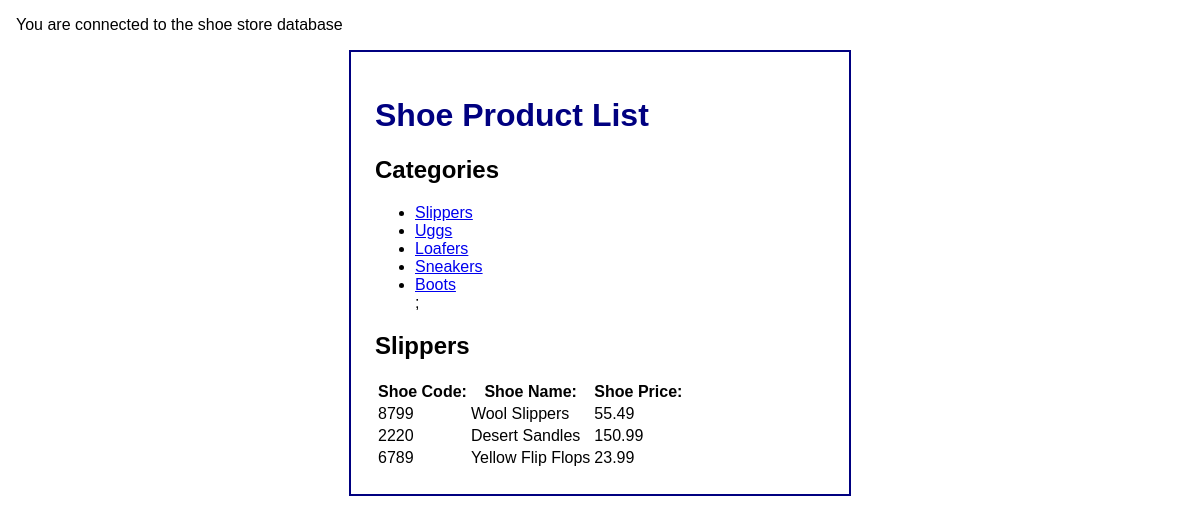
Screenshot of /shoes.php with the database file from the repository.
### tables this page shows
CREATE TABLE `shoecategories` (
  `shoeCategoryID` int(11) NOT NULL,
  `shoeCategoryName` varchar(255) NOT NULL,
  `dateAdded` datetime NOT NULL
);

CREATE TABLE `shoes` (
  `shoeID` int(11) NOT NULL,
  `shoeCategoryID` int(11) NOT NULL,
  `shoeCode` varchar(10) NOT NULL,
  `shoeName` varchar(255) NOT NULL,
  `description` text NOT NULL,
  `price` decimal(10,2) NOT NULL,
  `dateAdded` datetime NOT NULL
);

### shoes.php (the view, shortened to what this page needs)
<?php
    require('shoe_database.php');
    $shoe_category_id = filter_input(INPUT_GET, 'shoe_category_id', FILTER_VALIDATE_INT);
    if($shoe_category_id == NULL || $shoe_category_id == FALSE){
        $shoe_category_id = 1;
    }
    $shoe_query = 'SELECT * FROM shoecategories
                   WHERE shoeCategoryID = :shoe_category_id';
    $statement1 = $db->prepare($shoe_query);
    $statement1->bindValue(':shoe_category_id', $shoe_category_id);
    $statement1->execute();
    $category = $statement1->fetch();
    $category_name = $category['shoeCategoryName'];
    $shoeQueryAllCategories = 'SELECT * FROM shoecategories
                               ORDER BY shoeCategoryID';
    $statement2 = $db->prepare($shoeQueryAllCategories);
    $statement2->execute();
    $shoe_categories = $statement2->fetchAll();
    $queryShoeProducts = 'SELECT * FROM shoes WHERE shoeCategoryID = :shoe_category_id';
    $statement3 = $db->prepare($queryShoeProducts);
    $statement3->bindValue(':shoe_category_id', $shoe_category_id);
    $statement3->execute();
    $shoeProducts = $statement3->fetchAll();
?>
<!DOCTYPE html>
<html>
<head>
    <link rel = "stylesheet" href = "mainShoeCatalog.css">
</head>
<body>
    <main>
        <h1> Shoe Product List </h1>
        <aside>
            <h2> Categories </h2>
            <nav>
                <ul>
                    <?php foreach($shoe_categories as $category) : ?>
                    <li>
                        <a href = "?shoe_category_id=<?php
                                                        echo $category['shoeCategoryID'];
                                                     ?>"
                        >
                        <?php echo $category['shoeCategoryName']; ?> </a>
                    </li>
                    <?php endforeach; ?>;
                </ul>
            </nav>
        </aside>
        <section>
            <h2> <?php echo $category_name; ?> </h2>
            <table>
                <tr>
                    <th> Shoe Code: </th>
                    <th> Shoe Name: </th>
                    <th class = "right"> Shoe Price: </th>
                </tr>
                <?php foreach ($shoeProducts as $shoeProduct) : ?>
                <tr>
                    <td> <?php echo $shoeProduct['shoeCode']; ?> </td>
                    <td> <?php echo $shoeProduct['shoeName']; ?> </td>
                    <td class = "right"> <?php echo $shoeProduct['price']; ?> </td>
                </tr>
                <?php endforeach; ?>
            </table>
        </section>
    </main>
</body>
</html>

### shoe_database.php (shortened to what this page needs)
<?php
try{
    echo "<p> You are connected to the shoe store database </p>";
}catch(PDOException $e){
    $error_message = $e->getMessage();
    include('shoe_database_error.php');
    exit();
}
?>

### mainShoeCatalog.css (style rules this page uses)
body { font-family: Arial, Helvetica, sans-serif; margin: 1em; padding: 0; }
main { display: block; width: 450px; margin: 0 auto; padding: 1.5em; background: white; border: 2px solid navy; }
h1 { color:navy; }

### rows the page displays
shoecategories: shoeCategoryName "Slippers"
shoecategories: shoeCategoryName "Uggs"
shoecategories: shoeCategoryName "Loafers"
shoecategories: shoeCategoryName "Sneakers"
shoecategories: shoeCategoryName "Boots"
shoes: shoeCode "8799", shoeName "Wool Slippers", price "55.49"
shoes: shoeCode "2220", shoeName "Desert Sandles", price "150.99"
shoes: shoeCode "6789", shoeName "Yellow Flip Flops", price "23.99"
